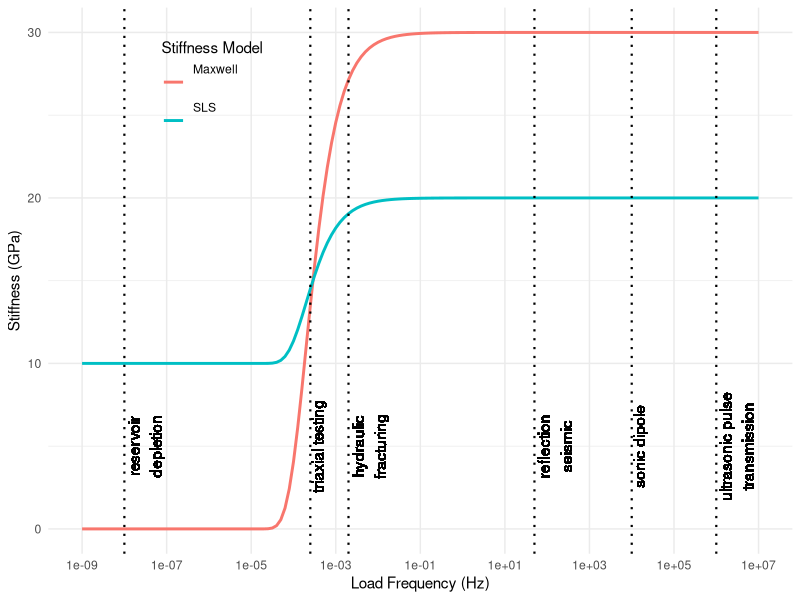

This figure's R source: (Note: this script raises an error after producing the figure.)
## ---- chunk 1
library(tidyverse)
## ---- chunk 2
youngs = 20E9 # Young's Modulus (Pa)
viscosity = 1E14 # Solid Viscosity (Pa-s)
t_r = viscosity / youngs
load_freq = 10^seq(-9,7,0.1) # Frequency (Hz)
load_freq_breaks = 10^seq(-9,7,2)
t = 1/load_freq # Time to max amplitude
stress_amp = 5E6 # Stress amplitude (Pa)
strain = stress_amp / youngs

stiffness_df <- data.frame('load_freq' = load_freq,
                           't' = t)

# Voight stiffness
stiffness_df$voight = youngs/2 + (viscosity * load_freq)*strain

# Maxwell stiffness
stiffness_df$maxwell = youngs*1.5 * exp(-t/t_r)

# Standard Linear Solid
stiffness_df$sls =  youngs/2 + youngs/2 * exp(-t/t_r)
## ---- chunk 3
ggplot(stiffness_df) +
  geom_line(aes(x = load_freq, y = maxwell/1E9, colour = 'Maxwell\n\n'), lwd = 1) +
  geom_line(aes(x = load_freq, y = sls/1E9, colour = 'SLS\n\n'), lwd = 1) +
  scale_x_log10(name = 'Load Frequency (Hz)', breaks = load_freq_breaks,
                minor_breaks = NULL) +
  geom_vline(xintercept = 2E-3, linetype = 3, lwd = 0.75) +
  geom_text(aes(x=2E-3, label="hydraulic\nfracturing", y=5), 
            angle=90, vjust = 1.1)+
  geom_vline(xintercept = 1E6, linetype = 3, lwd = 0.75) +
  geom_text(aes(x=1E6, label="ultrasonic pulse\ntransmission", y=5),
            angle=90, vjust = 1.1)+
  geom_vline(xintercept = 1E4, linetype = 3, lwd = 0.75) +
  geom_text(aes(x=1E4, label="sonic dipole", y=5), 
            angle=90, vjust = 1.1)+
  geom_vline(xintercept = 5E1, linetype = 3, lwd = 0.75) +
  geom_text(aes(x=5E1, label="reflection\nseismic", y=5), 
            angle=90, vjust = 1.1)+
  geom_vline(xintercept = 2.5E-4, linetype = 3, lwd = 0.75) +
  geom_text(aes(x=2.5E-4, label="triaxial testing", y=5), 
            angle=90, vjust = 1.1)+
  geom_vline(xintercept = 1E-8, linetype = 3, lwd = 0.75) +
  geom_text(aes(x=1E-8, label="reservoir\ndepletion", y=5),
            angle=90, vjust = 1.1) +
  ylim(0, 30) +
  ylab('Stiffness (GPa)') +
  scale_color_discrete(name = 'Stiffness Model') +
  theme_minimal() +
  theme(legend.position = c(0.22, 0.85)) +
  ggsave('stiffness_model_plot.eps', height = 6, width = 6)
  ggsave('stiffness_model_plot.png', height = 6, width = 6)
